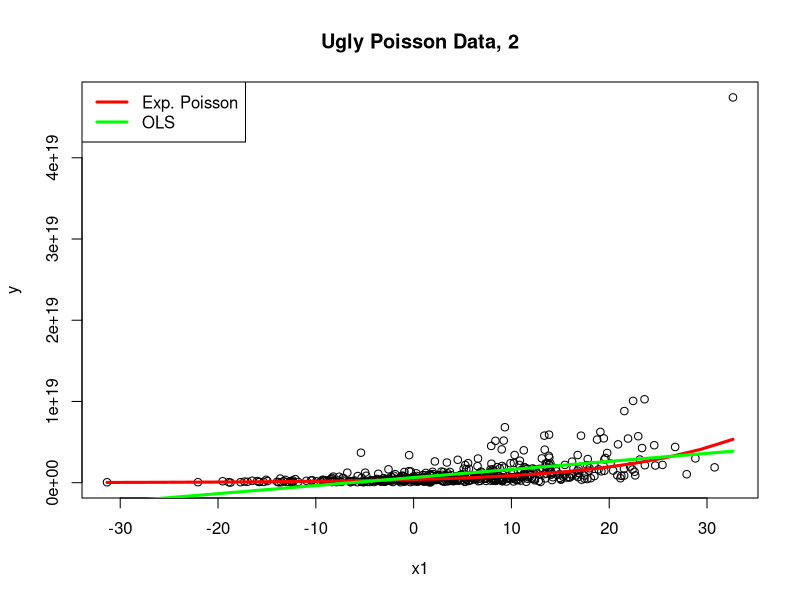

This chart was generated by the following R code:
b0 <-   40; b1 <- 0.08; b2 <- 0.05

x1 <- rnorm(500, m=5, s=10)
x2 <- rnorm(500, m=10, s=15)
eta <- b0 + b1 * x1 + b2 * x2
input <- exp(eta)
y <- rpois(500, lambda = input)

plot(x1, y, main="Ugly Poisson Data, 2")


dat <- data.frame(x1,x2,y)


m1 <- glm(y ~ x1 + x2, data=dat, family=poisson(link=log))
summary(m1)

library(rockchalk)
newdat <- expand.grid(x1=plotSeq(dat$x1, length.out=20), x2=mean(dat$x2))
newdat$p1 <- predict(m1, newdata=newdat, type="response")

lines(newdat$x1, newdat$p1, lwd=3, col="red")

lm1 <- lm(y ~ x1 + x2, data=dat)
summary(lm1)
newdat$lmp1 <- predict(lm1, newdata=newdat)
lines(newdat$x1, newdat$lmp1, lwd=3, col="green")

legend("topleft", legend=c("Exp. Poisson", "OLS"), lwd=c(3,3), col=c("red","green"))
